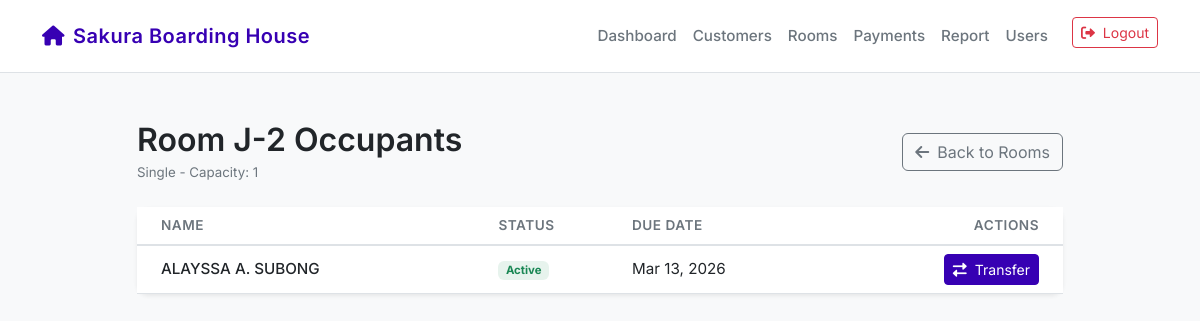
The page /rooms/16/occupants/ (signed in) on the database as committed earlier.
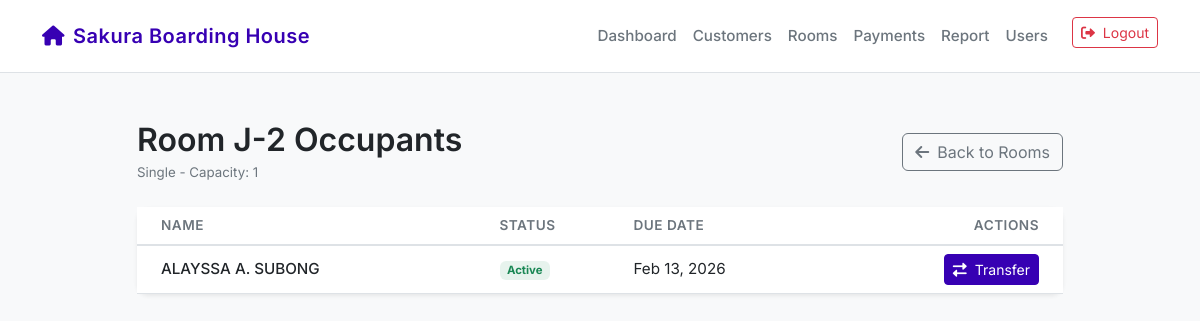
The same page on the database as committed later.
### Payment_Scheduler/models.py (models this page shows, shortened)
class Customer(models.Model):
    STATUS_CHOICES = (
        ('Active', 'Active'),
        ('Inactive', 'Inactive'),
    )
    customer_id = models.AutoField(primary_key=True)
    name = models.CharField(max_length=255)
    address = models.TextField()
    contact_number = models.CharField(max_length=20, null=True, blank=True)
    parents_name = models.CharField(max_length=255, null=True, blank=True)
    parents_contact_number = models.CharField(max_length=20, null=True, blank=True)
    status = models.CharField(max_length=10, choices=STATUS_CHOICES, default='Active')
    room = models.ForeignKey(Room, on_delete=models.SET_NULL, null=True, blank=True, related_name='customers')
    due_date = models.DateField(null=True, blank=True)
    date_left = models.DateField(null=True, blank=True)
    date_entry = models.DateField(default=timezone.now, null=True, blank=True)

### Payment_Scheduler/views.py (the view)
# urls.py: path('rooms/<int:pk>/occupants/', views.room_occupants, name='room_occupants'),
@login_required
@admin_required
def room_occupants(request, pk):
    room = get_object_or_404(Room, pk=pk)
    occupants = room.customers.filter(status='Active')
    all_rooms = Room.objects.exclude(pk=room.pk).exclude(status='Under Maintenance').annotate(
        active_count=Count('customers', filter=Q(customers__status='Active'))
    )
    available_rooms = [r for r in all_rooms if r.active_count < r.capacity]
    return render(request, 'Payment_Scheduler/room_occupants.html', {
        'room': room,
        'occupants': occupants,
        'available_rooms': available_rooms
    })

### Payment_Scheduler/views.py (called while the page is built)
def is_admin(user):
    return user.role == 'Admin'

### Payment_Scheduler/templates/Payment_Scheduler/room_occupants.html (shortened to what this page needs)
{% extends 'Payment_Scheduler/base.html' %}
{% block content %}
<div class="row justify-content-center">
    <div class="col-md-10">
        <div class="d-flex justify-content-between align-items-center mb-4">
            <div>
                <h2 class="mb-1">Room {{ room.room_number }} Occupants</h2>
                <p class="text-secondary small mb-0">{{ room.room_type }} - Capacity: {{ room.capacity }}</p>
            </div>
            <a href="{% url 'rooms' %}" class="btn btn-outline-secondary">
                <i class="fas fa-arrow-left me-2"></i>Back to Rooms
            </a>
        </div>
        <div class="card border-0 shadow-sm">
            <div class="table-responsive">
                <table class="table table-hover mb-0">
                    <thead class="bg-light">
                        <tr>
                            <th class="ps-4">Name</th>
                            <th>Status</th>
                            <th>Due Date</th>
                            <th class="text-end pe-4">Actions</th>
                        </tr>
                    </thead>
                    <tbody>
                        {% for occupant in occupants %}
                        <tr>
                            <td class="ps-4 fw-medium">{{ occupant.name }}</td>
                            <td>
                                <span class="badge bg-success bg-opacity-10 text-success">
                                    {{ occupant.status }}
                                </span>
                            </td>
                            <td>{{ occupant.due_date|date:"M d, Y" }}</td>
                            <td class="text-end pe-4">
                                <button type="button" class="btn btn-sm btn-primary"
                                        onclick="openTransferModal('{{ occupant.customer_id }}', '{{ occupant.name }}')">
                                    <i class="fas fa-exchange-alt me-1"></i> Transfer
                                </button>
                            </td>
                        </tr>
                        {% endfor %}
                    </tbody>
                </table>
            </div>
        </div>
    </div>
</div>
{% endblock %}

Rows that differ between the two databases and show on the page:
changed Customer "ALAYSSA A. SUBONG": due_date "Mar 13, 2026" → "Feb 13, 2026"
